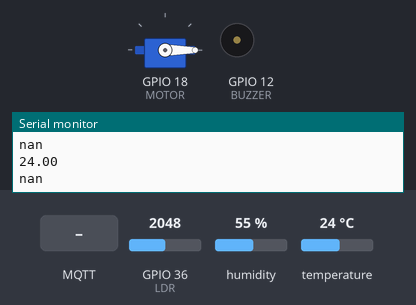
This sketch was run on a simulated ESP32. On the bench: servo, buzzer (waves = sounding), the last lines printed to the serial monitor. The test bench sets the inputs (shaded band); at power-on: GPIO 36 (LDR) = 2048, humidity 55 %, temperature 24 °C. WiFi joins after 1.5 s; servers stay silent unless stated; no MQTT or app messages arrive unless stated.

Above: at 2.7 s.
2.8 s: MQTT message "1" arrives on the first subscribed topic
At 4.2 s:
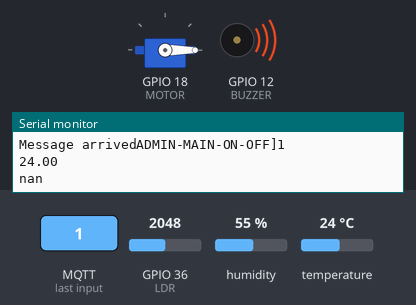
5.1 s: GPIO 36 (LDR) set to 1051
6.8 s: GPIO 36 (LDR) set to 980
At 8.8 s:
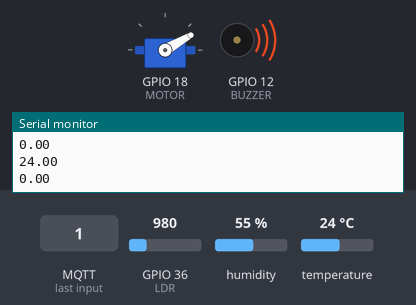
9.2 s: MQTT message "ADMIN-MAIN-ON-OFF" arrives on the first subscribed topic
At 10.9 s:
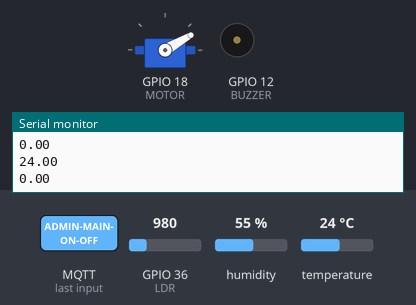
11.2 s: MQTT message "ADMIN-MAIN-ON-OFF" arrives on the third subscribed topic
At 12.1 s:
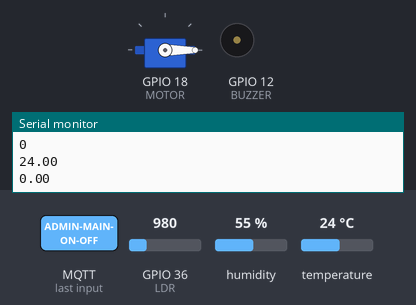
13.3 s: MQTT message "1" arrives on the third subscribed topic
At 14.5 s:
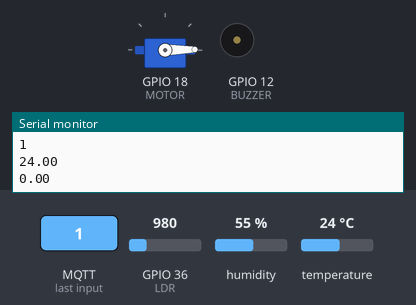
Timing chart, 0 to 16.3 s (numbered marks = the images above; inputs shaded):
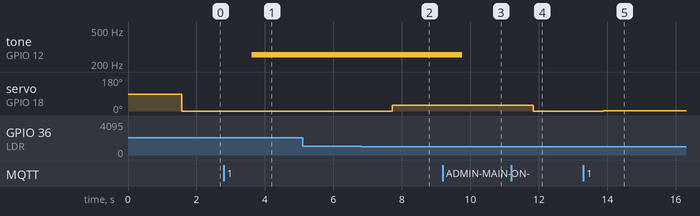

The sketch:

Medi_Box.ino
```cpp
#include <WiFi.h>
#include <PubSubClient.h>
#include "DHTesp.h"
#include <NTPClient.h>
#include <WiFiUdp.h>
#include <ESP32Servo.h>

#define DHT_PIN 15
#define BUZZER 12
#define LDR A0
#define MOTOR 18

char tempAr[6];

bool isScheduledON = false;
unsigned long scheduledOnTime;

WiFiClient espClient;
PubSubClient mqttClient(espClient);

WiFiUDP ntpUDP;
NTPClient timeClient(ntpUDP);

DHTesp dhtSensor;
Servo servo;

const float gama = 0.7;
const float rl10 = 50;
int angle = 0;
int Angle_Offset = 30;
float lux = 0.5;
float Controlling_Factor = 0.75;


void setup() {
  Serial.begin(115200);
  setupWifi();

  setupMqtt();

  dhtSensor.setup(DHT_PIN, DHTesp::DHT22);

  timeClient.begin();
  timeClient.setTimeOffset(5.5*3600);

  pinMode(BUZZER,OUTPUT);
  digitalWrite(BUZZER,LOW);
  pinMode(LDR, INPUT);
  pinMode(MOTOR, OUTPUT);

  servo.attach(MOTOR, 500, 2400);

}

void loop() {

  if(!mqttClient.connected()){
    connectToBrocker();
  }
  mqttClient.loop();

  updateTemperature();
  Serial.println(tempAr);
  mqttClient.publish("ADMIN-TEMP",tempAr);

  checkSchedule();
  updateLightIntensity();
  rotateMotor();
  mqttClient.publish("ADMIN-LIGHT-INTENSITY",tempAr);

  delay(1000);

}

void buzzerOn(bool on){
  if(on){
    tone(BUZZER,256);
  }else{
    noTone(BUZZER);
  }

}

void setupMqtt(){
  mqttClient.setServer("test.mosquitto.org", 1883);
  mqttClient.setCallback(receiveCallback);
}

void receiveCallback(char* topic, byte* payload, unsigned int length){
  Serial.print("Message arrived");
  Serial.print(topic);
  Serial.print("]");

  char payloadCharAr[length];
  for(int i = 0; i < length; i++){
    Serial.print((char)payload[i]);
    payloadCharAr[i] = (char)payload[i];
  }

  Serial.println();

 if (strcmp(topic,"ADMIN-MAIN-ON-OFF")==0){
      buzzerOn(payloadCharAr[0]=='1');
  }
  else if (strcmp(topic,"ADMIN-SCH-ON")==0){
      if (payloadCharAr[0]=='N'){
        isScheduledON = false;
      }else if(payloadCharAr[0]=='1'){
        isScheduledON = true;
        scheduledOnTime = atol(payloadCharAr);
      }
  }
  if(strcmp(topic, "ADMIN-ANGLE-OFFSET") == 0){
    Angle_Offset = atoi(payloadCharAr);
    Serial.println(Angle_Offset);
  }
  if(strcmp(topic, "ADMIN-CONTROLLING_FACTOR") == 0){
    Controlling_Factor = atof(payloadCharAr);
    Serial.println(Controlling_Factor);
  }
}


void connectToBrocker(){
  while(!mqttClient.connected()){
    Serial.print("Attempting MQTT connection ...");
    if(mqttClient.connect("ESP32-123456789")){
      Serial.println("connected");
      mqttClient.subscribe("ADMIN-MAIN-ON-OFF");
      mqttClient.subscribe("ADMIN-SCH-ON");
       mqttClient.subscribe("ADMIN-ANGLE-OFFSET");
      mqttClient.subscribe("ADMIN-CONTROLLING_FACTOR");
    }
    else{
      Serial.print("failed");
      Serial.print(mqttClient.state());
      delay(5000);
    }
  }
}

void updateTemperature(){
  TempAndHumidity data = dhtSensor.getTempAndHumidity();
  String(data.temperature,2).toCharArray(tempAr,6);
}

void setupWifi(){
  Serial.println("Connecting to ");
  Serial.println("Wokwi-GUEST");
  WiFi.begin("Wokwi-GUEST", "");

  while(WiFi.status() != WL_CONNECTED){
    delay(500);
    Serial.print(".");
  }

  Serial.println("WiFi Connected");
  Serial.println("IP address: ");
  Serial.println(WiFi.localIP());

}

unsigned long getTime() {
  timeClient.update();
  return timeClient.getEpochTime();
}


void checkSchedule(){
  if(isScheduledON){
    unsigned long currentTime = getTime();
    if(currentTime > scheduledOnTime){
      buzzerOn(true);
      isScheduledON = false;
      mqttClient.publish("ADMIN-MAIN-ON-OFF-ESP","1");
      mqttClient.publish("ADMIN-SCH-ESP-ON","0");
      Serial.println("Scheduled ON");
    }else{
      buzzerOn(false);
    }
  }
}

void updateLightIntensity(){
  int analogValue = analogRead(LDR);
  float voltage = analogValue / 1024.  * 5;
  float resistance = 2000 * voltage / (1 - voltage / 5);
  lux = pow (rl10 * 1e3 * pow(10,gama) / resistance, (1 / gama))/13460;
  // Serial.println( adcValue);
  String(lux).toCharArray(tempAr,6);
  Serial.println(lux);
}

void rotateMotor(){
  angle = Angle_Offset + (180 - Angle_Offset) * lux * Controlling_Factor;
  servo.write(angle);
  delay(15);

}
```

Measured:
- the behaviour switches between 1025 and 1024 on GPIO 36 (LDR) (found by bisection; images 1 and 2)
- after the input at 2.8 s, tone on GPIO 12 (BUZZER): silent → 256 Hz after 0.81 s
- after the input at 6.8 s, servo on GPIO 18 (MOTOR): 0° → 30° after 0.93 s
- after the input at 9.2 s, tone on GPIO 12 (BUZZER): 256 Hz → silent after 0.57 s
- after the input at 11.2 s, servo on GPIO 18 (MOTOR): 30° → 0° after 0.63 s
- after the input at 13.3 s, servo on GPIO 18 (MOTOR): 0° → 1° after 0.59 s
